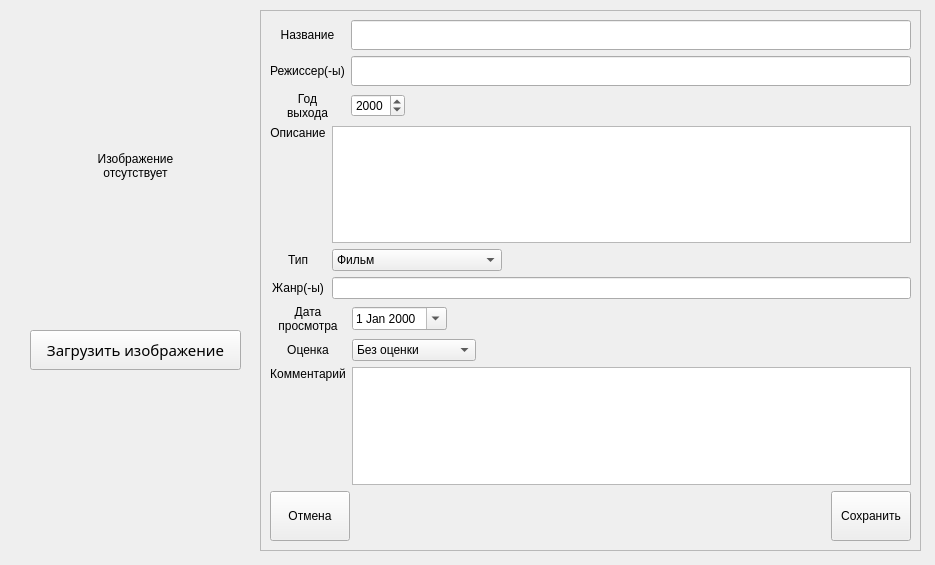
<?xml version="1.0" encoding="UTF-8"?>
<ui version="4.0">
 <class>AddRecord</class>
 <widget class="QWidget" name="AddRecord">
  <property name="geometry">
   <rect>
    <x>0</x>
    <y>0</y>
    <width>935</width>
    <height>565</height>
   </rect>
  </property>
  <property name="windowTitle">
   <string>Добавление</string>
  </property>
  <property name="windowIcon">
   <iconset resource="resources/resources.qrc">
    <normaloff>:/images/ico.png</normaloff>:/images/ico.png</iconset>
  </property>
  <property name="styleSheet">
   <string notr="true"/>
  </property>
  <widget class="QLabel" name="picture">
   <property name="geometry">
    <rect>
     <x>30</x>
     <y>20</y>
     <width>211</width>
     <height>291</height>
    </rect>
   </property>
   <property name="styleSheet">
    <string notr="true"/>
   </property>
   <property name="text">
    <string>Изображение
отсутствует</string>
   </property>
   <property name="alignment">
    <set>Qt::AlignCenter</set>
   </property>
  </widget>
  <widget class="QPushButton" name="uploadPicture">
   <property name="geometry">
    <rect>
     <x>30</x>
     <y>330</y>
     <width>211</width>
     <height>40</height>
    </rect>
   </property>
   <property name="font">
    <font>
     <family>Calibri Light</family>
     <pointsize>11</pointsize>
    </font>
   </property>
   <property name="styleSheet">
    <string notr="true"/>
   </property>
   <property name="text">
    <string>Загрузить изображение</string>
   </property>
  </widget>
  <widget class="QScrollArea" name="scrollArea">
   <property name="geometry">
    <rect>
     <x>260</x>
     <y>10</y>
     <width>661</width>
     <height>541</height>
    </rect>
   </property>
   <property name="styleSheet">
    <string notr="true"/>
   </property>
   <property name="widgetResizable">
    <bool>true</bool>
   </property>
   <widget class="QWidget" name="scrollAreaWidgetContents">
    <property name="geometry">
     <rect>
      <x>0</x>
      <y>0</y>
      <width>659</width>
      <height>539</height>
     </rect>
    </property>
    <layout class="QVBoxLayout" name="verticalLayout">
     <item>
      <layout class="QVBoxLayout" name="verticalLayout_3">
       <item>
        <layout class="QGridLayout" name="gridLayout_2">
         <item row="0" column="0">
          <widget class="QLabel" name="label">
           <property name="text">
            <string>Название</string>
           </property>
           <property name="alignment">
            <set>Qt::AlignCenter</set>
           </property>
          </widget>
         </item>
         <item row="2" column="0">
          <widget class="QLabel" name="label_3">
           <property name="text">
            <string>Год 
выхода</string>
           </property>
           <property name="alignment">
            <set>Qt::AlignCenter</set>
           </property>
          </widget>
         </item>
         <item row="2" column="1">
          <layout class="QHBoxLayout" name="horizontalLayout">
           <item>
            <widget class="QDateEdit" name="releaseDateEdit">
             <property name="minimumDate">
              <date>
               <year>1900</year>
               <month>1</month>
               <day>1</day>
              </date>
             </property>
             <property name="currentSection">
              <enum>QDateTimeEdit::YearSection</enum>
             </property>
             <property name="displayFormat">
              <string>yyyy</string>
             </property>
             <property name="calendarPopup">
              <bool>false</bool>
             </property>
            </widget>
           </item>
           <item>
            <spacer name="horizontalSpacer_3">
             <property name="orientation">
              <enum>Qt::Horizontal</enum>
             </property>
             <property name="sizeHint" stdset="0">
              <size>
               <width>40</width>
               <height>20</height>
              </size>
             </property>
            </spacer>
           </item>
          </layout>
         </item>
         <item row="1" column="0">
          <widget class="QLabel" name="label_2">
           <property name="text">
            <string>Режиссер(-ы)</string>
           </property>
           <property name="alignment">
            <set>Qt::AlignCenter</set>
           </property>
          </widget>
         </item>
         <item row="1" column="1">
          <widget class="QLineEdit" name="authorLineEdit">
           <property name="font">
            <font>
             <family>Calibri Light</family>
             <pointsize>11</pointsize>
            </font>
           </property>
          </widget>
         </item>
         <item row="0" column="1">
          <widget class="QLineEdit" name="nameLineEdit">
           <property name="font">
            <font>
             <family>Calibri Light</family>
             <pointsize>11</pointsize>
            </font>
           </property>
          </widget>
         </item>
        </layout>
       </item>
       <item>
        <layout class="QGridLayout" name="gridLayout_3">
         <item row="1" column="0">
          <widget class="QLabel" name="label_8">
           <property name="text">
            <string>Тип</string>
           </property>
           <property name="alignment">
            <set>Qt::AlignCenter</set>
           </property>
          </widget>
         </item>
         <item row="2" column="0">
          <widget class="QLabel" name="label_5">
           <property name="text">
            <string>Жанр(-ы)</string>
           </property>
           <property name="alignment">
            <set>Qt::AlignCenter</set>
           </property>
          </widget>
         </item>
         <item row="0" column="0">
          <widget class="QLabel" name="label_4">
           <property name="text">
            <string>Описание</string>
           </property>
           <property name="alignment">
            <set>Qt::AlignHCenter|Qt::AlignTop</set>
           </property>
          </widget>
         </item>
         <item row="0" column="1">
          <widget class="QTextEdit" name="descriptionTextEdit">
           <property name="font">
            <font>
             <family>Calibri Light</family>
             <pointsize>11</pointsize>
            </font>
           </property>
           <property name="lineWidth">
            <number>1</number>
           </property>
          </widget>
         </item>
         <item row="2" column="1">
          <widget class="QLineEdit" name="genresLineEdit"/>
         </item>
         <item row="1" column="1">
          <layout class="QHBoxLayout" name="horizontalLayout_5">
           <item>
            <widget class="QComboBox" name="typeComboBox">
             <property name="currentText">
              <string>Фильм</string>
             </property>
             <item>
              <property name="text">
               <string>Фильм</string>
              </property>
             </item>
             <item>
              <property name="text">
               <string>Сериал</string>
              </property>
             </item>
             <item>
              <property name="text">
               <string>Мультфильм</string>
              </property>
             </item>
             <item>
              <property name="text">
               <string>Мультсериал</string>
              </property>
             </item>
             <item>
              <property name="text">
               <string>Полнометражное аниме</string>
              </property>
             </item>
             <item>
              <property name="text">
               <string>Аниме</string>
              </property>
             </item>
            </widget>
           </item>
           <item>
            <spacer name="horizontalSpacer_2">
             <property name="orientation">
              <enum>Qt::Horizontal</enum>
             </property>
             <property name="sizeHint" stdset="0">
              <size>
               <width>40</width>
               <height>20</height>
              </size>
             </property>
            </spacer>
           </item>
          </layout>
         </item>
        </layout>
       </item>
       <item>
        <layout class="QGridLayout" name="gridLayout_4">
         <item row="2" column="0">
          <widget class="QLabel" name="label_7">
           <property name="text">
            <string>Комментарий</string>
           </property>
           <property name="alignment">
            <set>Qt::AlignHCenter|Qt::AlignTop</set>
           </property>
          </widget>
         </item>
         <item row="0" column="0">
          <widget class="QLabel" name="label_6">
           <property name="text">
            <string>Дата 
просмотра</string>
           </property>
           <property name="alignment">
            <set>Qt::AlignCenter</set>
           </property>
          </widget>
         </item>
         <item row="0" column="1">
          <layout class="QHBoxLayout" name="horizontalLayout_2">
           <item>
            <widget class="QDateEdit" name="viewDateEdit">
             <property name="calendarPopup">
              <bool>true</bool>
             </property>
            </widget>
           </item>
           <item>
            <spacer name="horizontalSpacer_4">
             <property name="orientation">
              <enum>Qt::Horizontal</enum>
             </property>
             <property name="sizeHint" stdset="0">
              <size>
               <width>40</width>
               <height>20</height>
              </size>
             </property>
            </spacer>
           </item>
          </layout>
         </item>
         <item row="2" column="1">
          <widget class="QTextEdit" name="commentTextEdit">
           <property name="font">
            <font>
             <family>Calibri Light</family>
             <pointsize>11</pointsize>
            </font>
           </property>
          </widget>
         </item>
         <item row="1" column="0">
          <widget class="QLabel" name="label_9">
           <property name="text">
            <string>Оценка</string>
           </property>
           <property name="alignment">
            <set>Qt::AlignCenter</set>
           </property>
          </widget>
         </item>
         <item row="1" column="1">
          <layout class="QHBoxLayout" name="horizontalLayout_4">
           <item>
            <widget class="QComboBox" name="scoreComboBox">
             <property name="currentText">
              <string>Без оценки</string>
             </property>
             <item>
              <property name="text">
               <string>Без оценки</string>
              </property>
             </item>
             <item>
              <property name="text">
               <string>(1) Хуже некуда</string>
              </property>
             </item>
             <item>
              <property name="text">
               <string>(2) Ужасно</string>
              </property>
             </item>
             <item>
              <property name="text">
               <string>(3) Очень плохо</string>
              </property>
             </item>
             <item>
              <property name="text">
               <string>(4) Плохо</string>
              </property>
             </item>
             <item>
              <property name="text">
               <string>(5) Более-менее</string>
              </property>
             </item>
             <item>
              <property name="text">
               <string>(6) Нормально</string>
              </property>
             </item>
             <item>
              <property name="text">
               <string>(7) Хорошо</string>
              </property>
             </item>
             <item>
              <property name="text">
               <string>(8) Отлично</string>
              </property>
             </item>
             <item>
              <property name="text">
               <string>(9) Великолепно</string>
              </property>
             </item>
             <item>
              <property name="text">
               <string>(10) Эпик вин!</string>
              </property>
             </item>
            </widget>
           </item>
           <item>
            <spacer name="horizontalSpacer_5">
             <property name="orientation">
              <enum>Qt::Horizontal</enum>
             </property>
             <property name="sizeHint" stdset="0">
              <size>
               <width>40</width>
               <height>20</height>
              </size>
             </property>
            </spacer>
           </item>
          </layout>
         </item>
        </layout>
       </item>
       <item>
        <layout class="QHBoxLayout" name="horizontalLayout_3">
         <item>
          <widget class="QPushButton" name="CancelButton">
           <property name="sizePolicy">
            <sizepolicy hsizetype="Minimum" vsizetype="Fixed">
             <horstretch>0</horstretch>
             <verstretch>0</verstretch>
            </sizepolicy>
           </property>
           <property name="styleSheet">
            <string notr="true"/>
           </property>
           <property name="text">
            <string>
Отмена
</string>
           </property>
          </widget>
         </item>
         <item>
          <spacer name="horizontalSpacer">
           <property name="orientation">
            <enum>Qt::Horizontal</enum>
           </property>
           <property name="sizeHint" stdset="0">
            <size>
             <width>40</width>
             <height>20</height>
            </size>
           </property>
          </spacer>
         </item>
         <item>
          <widget class="QPushButton" name="SaveButton">
           <property name="styleSheet">
            <string notr="true"/>
           </property>
           <property name="text">
            <string>
Сохранить
</string>
           </property>
          </widget>
         </item>
        </layout>
       </item>
      </layout>
     </item>
    </layout>
   </widget>
  </widget>
 </widget>
 <resources>
  <include location="resources/resources.qrc"/>
 </resources>
 <connections/>
</ui>
